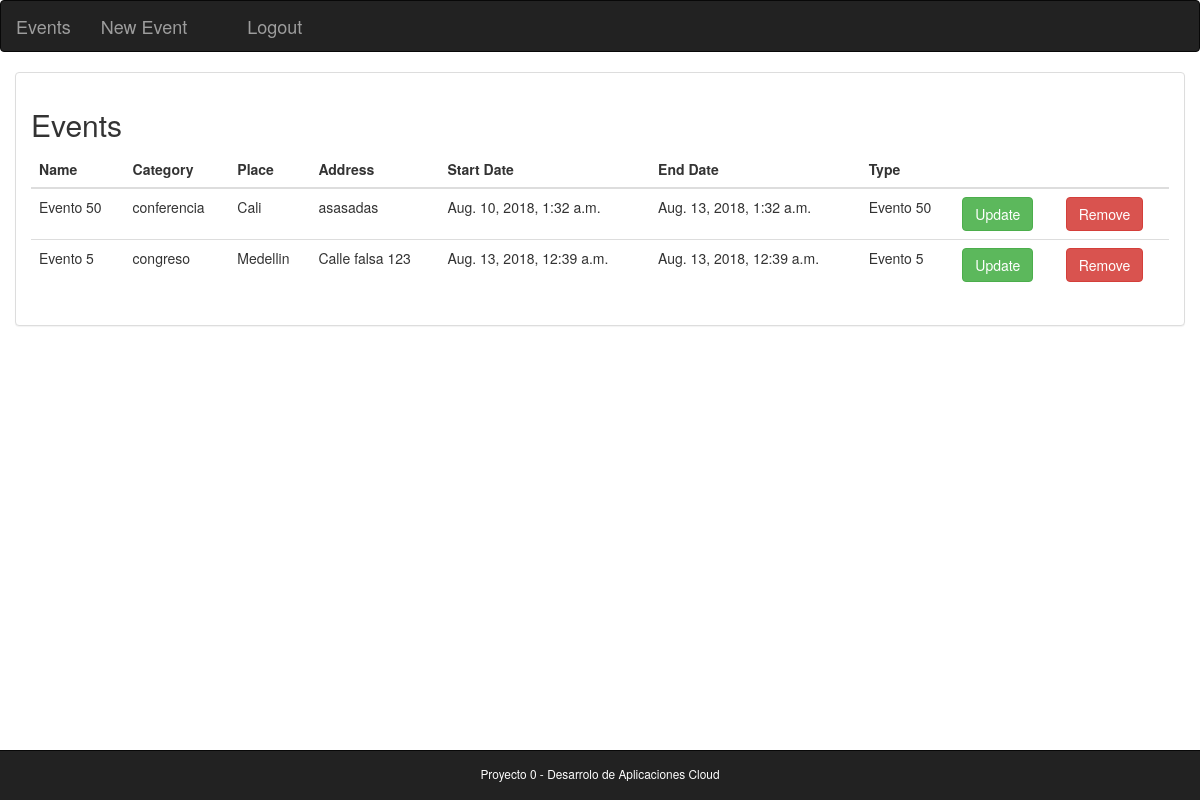
Screenshot of /events/list (signed in) with the database file from the repository.
### events/models.py (models this page shows)
class Event(models.Model):
    owner = models.ForeignKey(settings.AUTH_USER_MODEL, related_name='events', on_delete= models.CASCADE)
    name = models.CharField(max_length=250, null=False)
    category = models.CharField(max_length=20, choices=CATEGORY_CHOICES, default='conferencia')
    place = models.CharField(max_length=250)
    address = models.CharField(max_length=250)
    start_date = models.DateTimeField(default=timezone.now, editable=True)
    end_date = models.DateTimeField(default=timezone.now, editable=True)
    type_event = models.CharField(max_length=20, choices=TYPE_EVENT_CHOICES, default='presencial')

### events/views.py (the view)
# urls.py: path('events/', include('events.urls')),
def events(request):
    return render_to_response("events/events.html", {"events": Event.objects.filter(owner=request.user).order_by('start_date'), "messages": messages.get_messages(request)})

### templates/events/events.html (shortened to what this page needs)
{% extends "events/master.html" %}
{% block content %}
<div class="row">
    <div class="panel panel-default">
        <div class="panel-body">
            {% if events|length > 0 %}
                <h2>Events</h2>
                    <table class="table">
                      <thead class="thead-dark">
                        <tr>
                          <th scope="col">Name</th>
                          <th scope="col">Category</th>
                          <th scope="col">Place</th>
                          <th scope="col">Address</th>
                          <th scope="col">Start Date</th>
                          <th scope="col">End Date</th>
                          <th scope="col">Type</th>
                          <th scope="col"></th>
                          <th scope="col"></th>
                        </tr>
                      </thead>
                      <tbody>
                            {% for event in events %}
                                  <tr>
                                      <td>{{ event.name }}</td>
                                      <td>{{ event.category }}</td>
                                      <td>{{ event.place }}</td>
                                      <td>{{ event.address }}</td>
                                      <td>{{ event.start_date }}</td>
                                      <td>{{ event.end_date }}</td>
                                       <td>{{ event.name }}</td>
                                      <td><a href="{% url 'update_event' event.id %}" class="btn btn-success">Update</a></td>
                                      <td><a href="{% url 'delete_event' event.id %}" class="btn btn-danger">Remove</a></td>
                                  </tr>
                            {% endfor %}
                      </tbody>
                    </table>
            {% else %}
                <p>No hay eventos</p>
            {% endif %}
        </div>
    </div>
</div>
{% endblock %}
{% block footer %}
	 <div class="navbar navbar-inverse navbar-fixed-bottom">
	 	<div class="text-center" style="padding-top: 12px">
	 		<small style="color: #fff">Proyecto 0 - Desarrolo de Aplicaciones Cloud</small>
	    </div>
	</div>
{% endblock %}

### templates/events/master.html (shortened to what this page needs)
<!DOCTYPE html>
<html>
<head>
    <link rel="stylesheet" type="text/css" href="https://maxcdn.bootstrapcdn.com/bootstrap/3.3.6/css/bootstrap.min.css">
</head>
<body>
    <div id="header">
        {% block header %}
            <nav class="navbar navbar-inverse">
                <div class="navbar-header">
                    <a class="navbar-brand" href="{% url 'list_events' %}">Events</a>
                    <a class="navbar-brand" href="{% url 'add_event' %}">New Event</a>
                    <a class="navbar-brand">{{ user.email }}</a>
                    <a class="navbar-brand" href="{% url 'logout' %}">Logout</a>
                </div>
            </nav>
        {% endblock %}
    </div>
    <div class="container">
        {% block content %}
        {% endblock %}
    </div>
    <footer class="footer">
        {% block footer %}
        {% endblock %}
    </footer>
</body>
</html>

### rows the page displays
Event: name "Evento 50", category "conferencia", place "Cali", address "asasadas", start_date "Aug. 10, 2018, 1:32 a.m.", end_date "Aug. 13, 2018, 1:32 a.m."
Event: name "Evento 5", category "congreso", place "Medellin", address "Calle falsa 123", start_date "Aug. 13, 2018, 12:39 a.m.", end_date "Aug. 13, 2018, 12:39 a.m."
